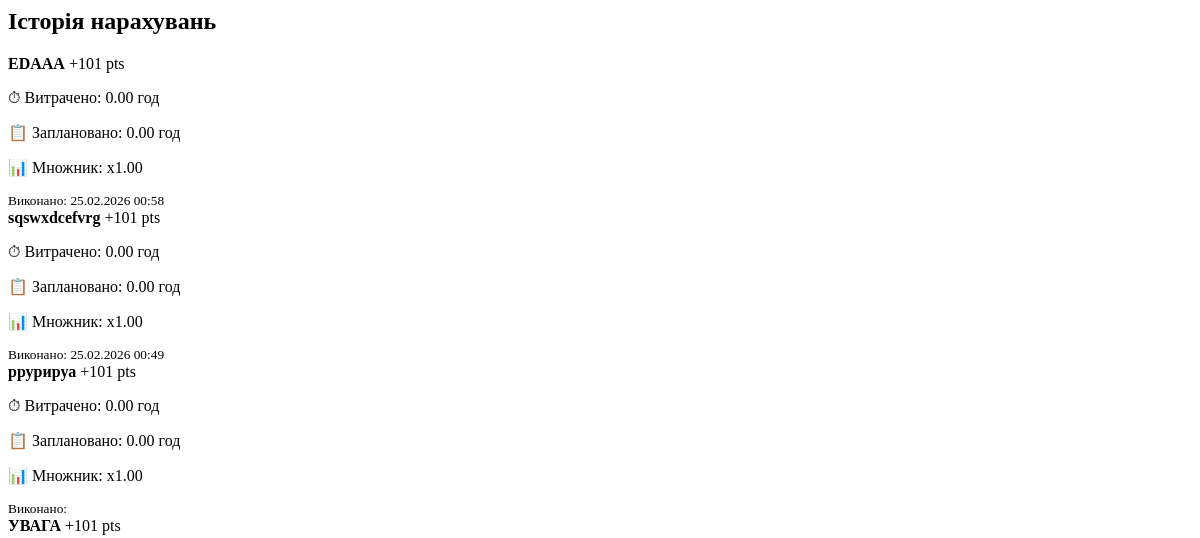
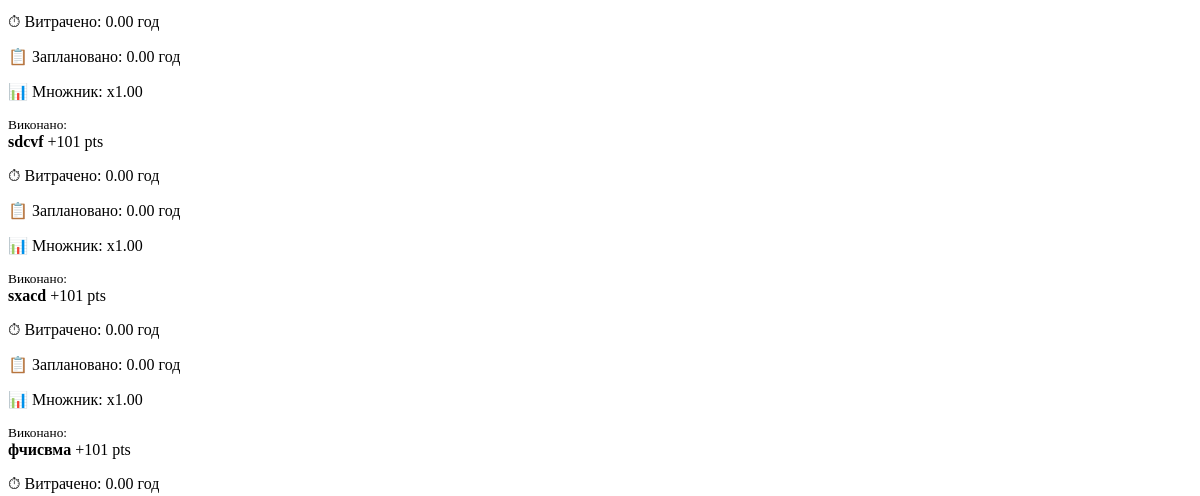
Page /rating/history/ (signed in, upper part) on the earlier database version (2 pictures, top to bottom).
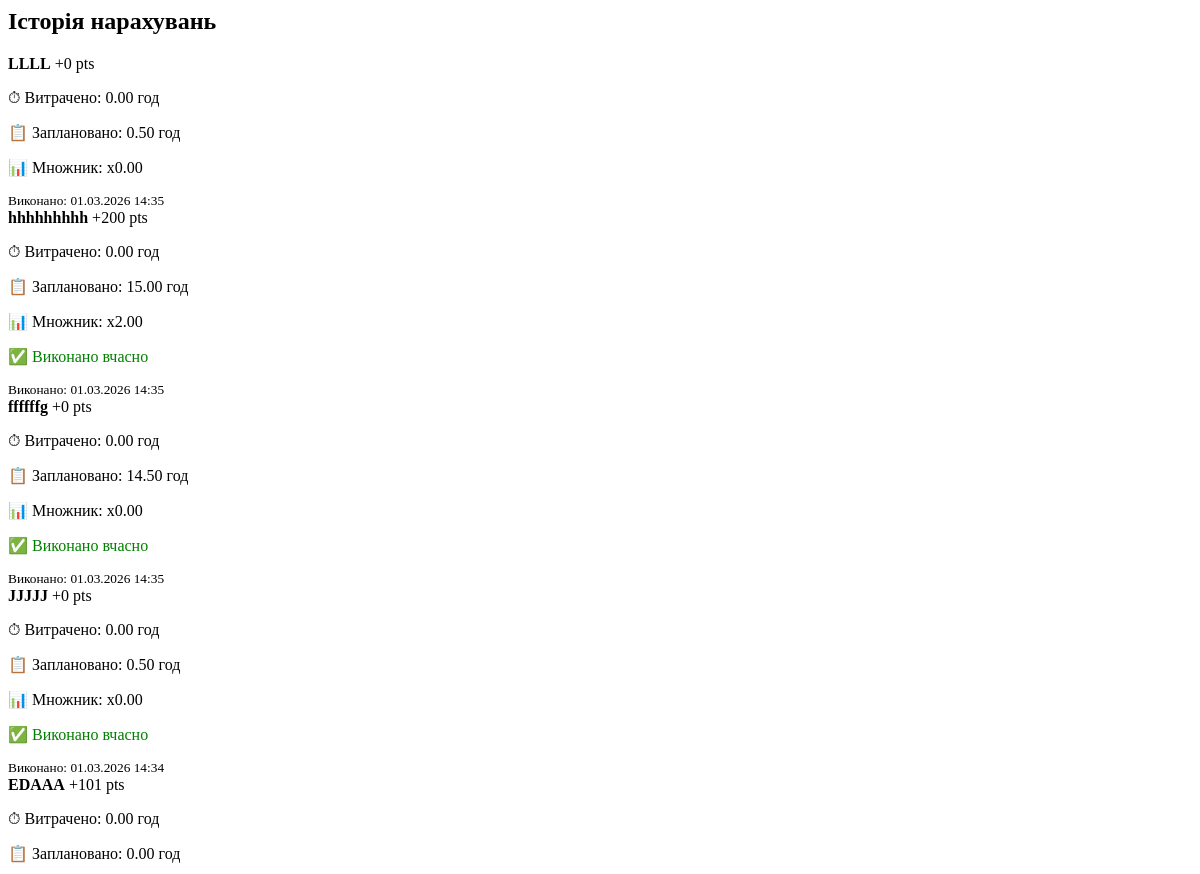
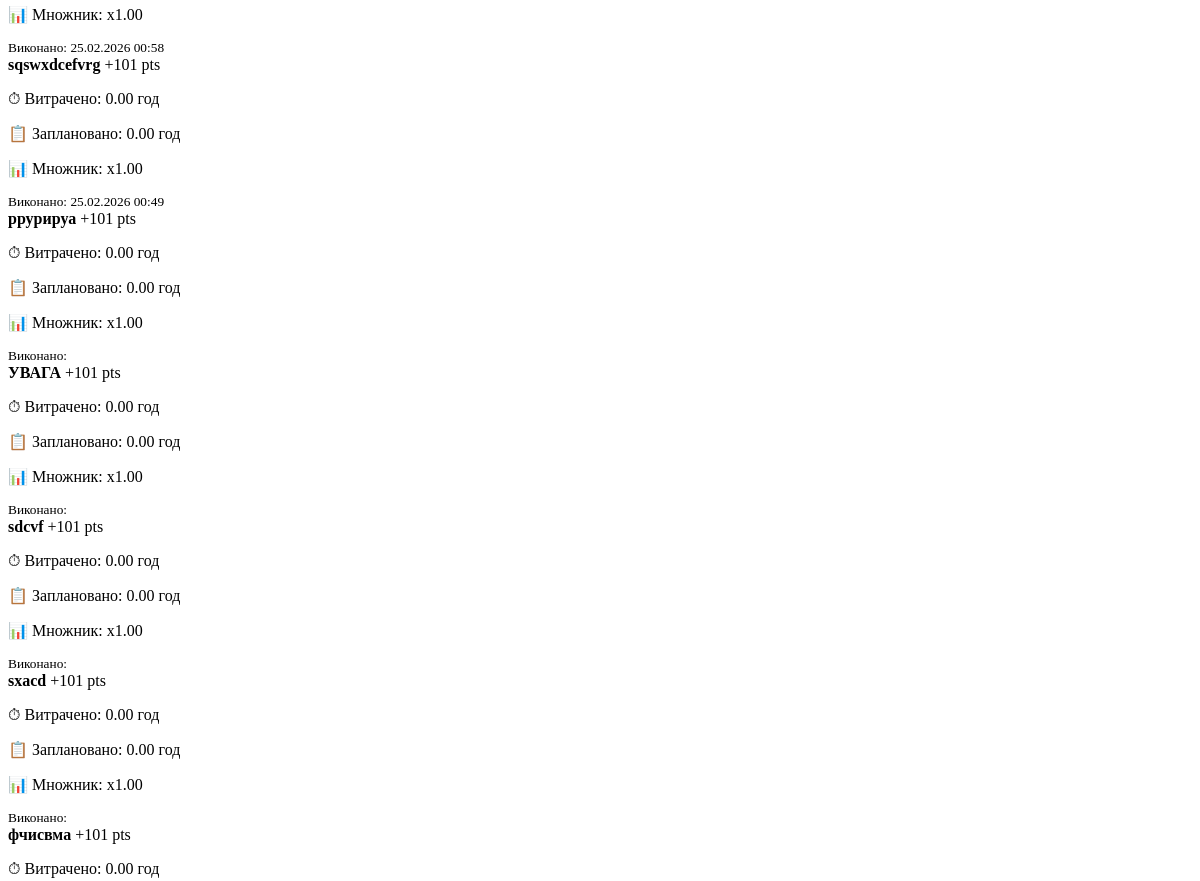
Same page on the later database version (2 pictures, top to bottom).
### rating/models.py (models this page shows, shortened)
class RatingHistory(models.Model):
    user = models.ForeignKey(User, on_delete=models.CASCADE)
    task = models.ForeignKey("tasks.Task", on_delete=models.CASCADE)
    earned_points = models.FloatField(default=0)
    multiplier = models.FloatField(default=1)
    time_spent_hours = models.FloatField(default=0)
    estimated_hours = models.FloatField(default=0)
    created_at = models.DateTimeField(auto_now_add=True)
    class Meta:
        unique_together = ("user", "task")

### tasks/models.py (models this page shows, shortened)
class Task(models.Model):
    user = models.ForeignKey(User, on_delete=models.CASCADE)
    title = models.CharField(max_length=255)
    category = models.ForeignKey(Category, null=True, blank=True, on_delete=models.SET_NULL)
    planned_date = models.DateField(
        default=timezone.localdate,
        null=True,
        blank=True
    )
    is_for_today = models.BooleanField(default=False)
    deadline_time = models.TimeField(default="23:59") # Непотрібен
    estimated_hours = models.FloatField(default=1)
    is_completed = models.BooleanField(default=False)
    order = models.IntegerField(default=0)
    created_at = models.DateTimeField(auto_now_add=True)
    completed_at = models.DateTimeField(null=True, blank=True)

### rating/views.py (the view)
# urls.py: path("history/", views.rating_history, name="history"),
@login_required
def rating_history(request):
    history = RatingHistory.objects.filter(
        user=request.user
    ).select_related("task").order_by("-created_at")
    return render(request, "rating/history.html", {
        "history": history
    })

### rating/templates/rating/history.html (shortened to what this page needs)
<h2>Історія нарахувань</h2>
{% for record in history %}
<div class="rating-history-card">
    <div class="history-header">
        <strong>{{ record.task.title }}</strong>
        <span class="points">
            +{{ record.earned_points|floatformat:0 }} pts
        </span>
    </div>
    <div class="history-details">
        <p>
            ⏱ Витрачено:
            {{ record.time_spent_hours|floatformat:2 }} год
        </p>
        <p>
            📋 Заплановано:
            {{ record.estimated_hours|floatformat:2 }} год
        </p>
        <p>
            📊 Множник:
            x{{ record.multiplier|floatformat:2 }}
        </p>
        {% if record.task.completed_at and record.task.planned_date %}
            {% if record.task.completed_at.date > record.task.planned_date %}
                <p style="color: red;">⚠ Прострочено</p>
            {% else %}
                <p style="color: green;">✅ Виконано вчасно</p>
            {% endif %}
        {% endif %}
        <small>
            Виконано: {{ record.task.completed_at|date:"d.m.Y H:i" }}
        </small>
    </div>
</div>
{% empty %}
<p>Наразі історії немає.</p>
{% endfor %}

Differences in the rows shown:
added RatingHistory: task "LLLL", earned_points "0", time_spent_hours "0.00", estimated_hours "0.50", multiplier "0.00", task.completed_at "01.03.2026 14:35"
added RatingHistory: task "hhhhhhhhh", earned_points "200", time_spent_hours "0.00", estimated_hours "15.00", multiplier "2.00", shows "✅ Виконано вчасно", task.completed_at "01.03.2026 14:35"
added RatingHistory: task "ffffffg", earned_points "0", time_spent_hours "0.00", estimated_hours "14.50", multiplier "0.00", shows "✅ Виконано вчасно", task.completed_at "01.03.2026 14:35"
added RatingHistory: task "JJJJJ", earned_points "0", time_spent_hours "0.00", estimated_hours "0.50", multiplier "0.00", shows "✅ Виконано вчасно", task.completed_at "01.03.2026 14:34"
